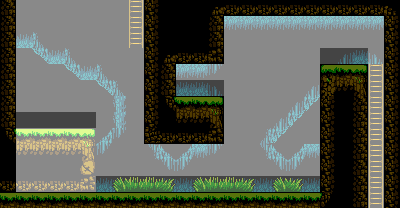

This is a level from a 2D game, rendered from its Tiled map with the project's own tilesets. A one-line summary and the map file follow, with tile-layer data summarised:
An orthogonal 25x13 tile map with 16x16 px tiles, 5 tile layers (Back2, Back, Deafult, Front, ...), 2 tilesets and 43 objects.

<map version="1.10" tiledversion="1.10.1" orientation="orthogonal" renderorder="right-down" width="25" height="13" tilewidth="16" tileheight="16" infinite="0" nextlayerid="14" nextobjectid="81">
 <properties>
  <property name="BottomSection" type="int" value="19" />
  <property name="LeftSection" type="int" value="-1" />
  <property name="Level" type="int" value="20" />
  <property name="RightSection" type="int" value="-1" />
  <property name="TopSection" type="int" value="21" />
 </properties>
 <tileset firstgid="1" source="../Level0_Tileset.tsx" />
 <tileset firstgid="801" source="../PathfindingLayout.tsx" />
 <layer id="11" name="Back2" width="25" height="13">
  <data>[325 cells, 118 non-empty, 4 distinct tile ids]</data>
 </layer>
 <layer id="3" name="Back" width="25" height="13">
  <data>[325 cells, 65 non-empty, 14 distinct tile ids]</data>
 </layer>
 <layer id="2" name="Deafult" width="25" height="13">
  <data>[325 cells, 14 non-empty, 3 distinct tile ids]</data>
 </layer>
 <layer id="1" name="Front" width="25" height="13">
  <data>[325 cells, 128 non-empty, 20 distinct tile ids]</data>
 </layer>
 <layer id="13" name="PathfindingLayout" width="25" height="13" opacity="0.54">
  <data>[325 cells, 325 non-empty, 3 distinct tile ids]</data>
 </layer>
 <objectgroup id="10" name="Objects">
  <object id="49" x="192" y="64">
   <properties>
    <property name="Size" type="int" value="1" />
    <property name="Type" value="DirtBlock" />
   </properties>
   <point />
  </object>
  <object id="50" x="224" y="64">
   <properties>
    <property name="Size" type="int" value="0" />
    <property name="Type" value="DirtBlock" />
   </properties>
   <point />
  </object>
  <object id="51" x="240" y="64">
   <properties>
    <property name="Size" type="int" value="0" />
    <property name="Type" value="DirtBlock" />
   </properties>
   <point />
  </object>
  <object id="52" x="256" y="64">
   <properties>
    <property name="Size" type="int" value="0" />
    <property name="Type" value="DirtBlock" />
   </properties>
   <point />
  </object>
  <object id="53" x="272" y="64">
   <properties>
    <property name="Size" type="int" value="0" />
    <property name="Type" value="DirtBlock" />
   </properties>
   <point />
  </object>
  <object id="54" x="288" y="64">
   <properties>
    <property name="Size" type="int" value="0" />
    <property name="Type" value="DirtBlock" />
   </properties>
   <point />
  </object>
  <object id="55" x="304" y="64">
   <properties>
    <property name="Size" type="int" value="0" />
    <property name="Type" value="DirtBlock" />
   </properties>
   <point />
  </object>
  <object id="56" x="224" y="80">
   <properties>
    <property name="Size" type="int" value="0" />
    <property name="Type" value="DirtBlock" />
   </properties>
   <point />
  </object>
  <object id="57" x="224" y="96">
   <properties>
    <property name="Size" type="int" value="0" />
    <property name="Type" value="DirtBlock" />
   </properties>
   <point />
  </object>
  <object id="58" x="240" y="80">
   <properties>
    <property name="Size" type="int" value="0" />
    <property name="Type" value="DirtBlock" />
   </properties>
   <point />
  </object>
  <object id="59" x="240" y="96">
   <properties>
    <property name="Size" type="int" value="0" />
    <property name="Type" value="DirtBlock" />
   </properties>
   <point />
  </object>
  <object id="60" x="256" y="80">
   <properties>
    <property name="Size" type="int" value="0" />
    <property name="Type" value="DirtBlock" />
   </properties>
   <point />
  </object>
  <object id="61" x="256" y="96">
   <properties>
    <property name="Size" type="int" value="0" />
    <property name="Type" value="DirtBlock" />
   </properties>
   <point />
  </object>
  <object id="62" x="272" y="80">
   <properties>
    <property name="Size" type="int" value="0" />
    <property name="Type" value="DirtBlock" />
   </properties>
   <point />
  </object>
  <object id="63" x="272" y="96">
   <properties>
    <property name="Size" type="int" value="0" />
    <property name="Type" value="DirtBlock" />
   </properties>
   <point />
  </object>
  <object id="64" x="304" y="80">
   <properties>
    <property name="Size" type="int" value="0" />
    <property name="Type" value="DirtBlock" />
   </properties>
   <point />
  </object>
  <object id="65" x="304" y="80">
   <properties>
    <property name="Size" type="int" value="0" />
    <property name="Type" value="DirtBlock" />
   </properties>
   <point />
  </object>
  <object id="66" x="288" y="80">
   <properties>
    <property name="Size" type="int" value="0" />
    <property name="Type" value="DirtBlock" />
   </properties>
   <point />
  </object>
  <object id="67" x="288" y="96">
   <properties>
    <property name="Size" type="int" value="0" />
    <property name="Type" value="DirtBlock" />
   </properties>
   <point />
  </object>
  <object id="68" x="304" y="96">
   <properties>
    <property name="Size" type="int" value="0" />
    <property name="Type" value="DirtBlock" />
   </properties>
   <point />
  </object>
  <object id="69" x="224" y="128">
   <properties>
    <property name="Size" type="int" value="0" />
    <property name="Type" value="DirtBlock" />
   </properties>
   <point />
  </object>
  <object id="70" x="240" y="128">
   <properties>
    <property name="Size" type="int" value="0" />
    <property name="Type" value="DirtBlock" />
   </properties>
   <point />
  </object>
  <object id="71" x="272" y="128">
   <properties>
    <property name="Size" type="int" value="0" />
    <property name="Type" value="DirtBlock" />
   </properties>
   <point />
  </object>
  <object id="72" x="256" y="128">
   <properties>
    <property name="Size" type="int" value="0" />
    <property name="Type" value="DirtBlock" />
   </properties>
   <point />
  </object>
  <object id="73" x="288" y="128">
   <properties>
    <property name="Size" type="int" value="0" />
    <property name="Type" value="DirtBlock" />
   </properties>
   <point />
  </object>
  <object id="74" x="304" y="128">
   <properties>
    <property name="Size" type="int" value="0" />
    <property name="Type" value="DirtBlock" />
   </properties>
   <point />
  </object>
  <object id="75" x="304" y="112">
   <properties>
    <property name="Size" type="int" value="0" />
    <property name="Type" value="DirtBlock" />
   </properties>
   <point />
  </object>
  <object id="76" x="288" y="112">
   <properties>
    <property name="Size" type="int" value="0" />
    <property name="Type" value="DirtBlock" />
   </properties>
   <point />
  </object>
  <object id="77" x="272" y="112">
   <properties>
    <property name="Size" type="int" value="0" />
    <property name="Type" value="DirtBlock" />
   </properties>
   <point />
  </object>
  <object id="78" x="256" y="112">
   <properties>
    <property name="Size" type="int" value="0" />
    <property name="Type" value="DirtBlock" />
   </properties>
   <point />
  </object>
  <object id="79" x="240" y="112">
   <properties>
    <property name="Size" type="int" value="0" />
    <property name="Type" value="DirtBlock" />
   </properties>
   <point />
  </object>
  <object id="80" x="224" y="112">
   <properties>
    <property name="Size" type="int" value="0" />
    <property name="Type" value="DirtBlock" />
   </properties>
   <point />
  </object>
 </objectgroup>
 <objectgroup id="8" name="Colliders">
  <object id="28" x="0" y="0" width="16" height="192">
   <properties>
    <property name="AFFECTING_LAYERS" value="PLAYER_LAYER" />
    <property name="OBJECT_LAYERS" value="GROUND_LAYER" />
   </properties>
  </object>
  <object id="29" x="16" y="128" width="80" height="64">
   <properties>
    <property name="AFFECTING_LAYERS" value="PLAYER_LAYER" />
    <property name="OBJECT_LAYERS" value="GROUND_LAYER" />
   </properties>
  </object>
  </objectgroup>
</map>
<!-- 9 of 43 objects omitted -->
